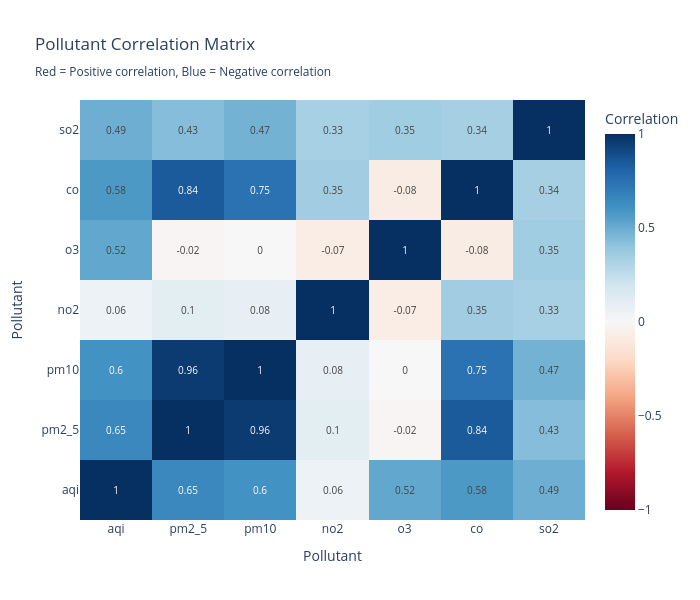

Notebook cell for this chart:
### Markdown cell above
## 4. Correlation Analysis 🔍

### Code cell
# Correlation matrix
pollutants = ['aqi', 'pm2_5', 'pm10', 'no2', 'o3', 'co', 'so2']
corr_matrix = df[pollutants].corr()

# Interactive correlation heatmap
fig = go.Figure(data=go.Heatmap(
    z=corr_matrix.values,
    x=corr_matrix.columns,
    y=corr_matrix.columns,
    colorscale='RdBu',
    zmid=0,
    text=corr_matrix.values.round(2),
    texttemplate='%{text}',
    textfont={"size": 10},
    colorbar=dict(title="Correlation")
))

fig.update_layout(
    title='Pollutant Correlation Matrix<br><sub>Red = Positive correlation, Blue = Negative correlation</sub>',
    xaxis_title='Pollutant',
    yaxis_title='Pollutant',
    height=600,
    width=700
)

fig.show()

# Print strong correlations
print("\n🔍 STRONG CORRELATIONS (|r| > 0.6):")
print("=" * 60)
strong_corr = []
for i in range(len(corr_matrix.columns)):
    for j in range(i+1, len(corr_matrix.columns)):
        corr_val = corr_matrix.iloc[i, j]
        if abs(corr_val) > 0.6:
            var1 = corr_matrix.columns[i]
            var2 = corr_matrix.columns[j]
            strength = "Very Strong" if abs(corr_val) > 0.8 else "Strong"
            direction = "Positive" if corr_val > 0 else "Negative"
            print(f"   {var1} ↔ {var2}: r = {corr_val:.3f} ({strength} {direction})")
            strong_corr.append((var1, var2, corr_val))

if not strong_corr:
    print("   No correlations above 0.6 threshold")

### Figure 1 — Plotly figure (JSON) as saved in the notebook; plotly's stock layout.template omitted (floating-point values rounded to 4 significant figures)
{"data": [{"colorbar": {"title": {"text": "Correlation"}}, "colorscale": [[0, "rgb(103,0,31)"], [0.1, "rgb(178,24,43)"], [0.2, "rgb(214,96,77)"], [0.3, "rgb(244,165,130)"], [0.4, "rgb(253,219,199)"], [0.5, "rgb(247,247,247)"], [0.6, "rgb(209,229,240)"], [0.7, "rgb(146,197,222)"], [0.8, "rgb(67,147,195)"], [0.9, "rgb(33,102,172)"], [1, "rgb(5,48,97)"]], "text": [[1.0, 0.65, 0.6, 0.06, 0.52, 0.58, 0.49], [0.65, 1.0, 0.96, 0.1, -0.02, 0.84, 0.43], [0.6, 0.96, 1.0, 0.08, 0.0, 0.75, 0.47], [0.06, 0.1, 0.08, 1.0, -0.07, 0.35, 0.33], [0.52, -0.02, 0.0, -0.07, 1.0, -0.08, 0.35], [0.58, 0.84, 0.75, 0.35, -0.08, 1.0, 0.34], [0.49, 0.43, 0.47, 0.33, 0.35, 0.34, 1.0]], "textfont": {"size": 10}, "texttemplate": "%{text}", "type": "heatmap", "x": ["aqi", "pm2_5", "pm10", "no2", "o3", "co", "so2"], "y": ["aqi", "pm2_5", "pm10", "no2", "o3", "co", "so2"], "z": [[1.0, 0.6474, 0.6042, 0.0584, 0.5218, 0.5767, 0.4915], [0.6474, 1.0, 0.9583, 0.1042, -0.01848, 0.8446, 0.4307], [0.6042, 0.9583, 1.0, 0.08358, 0.0008796, 0.7457, 0.4749], [0.0584, 0.1042, 0.08358, 1.0, -0.07356, 0.3539, 0.3304], [0.5218, -0.01848, 0.0008796, -0.07356, 1.0, -0.07611, 0.3523], [0.5767, 0.8446, 0.7457, 0.3539, -0.07611, 1.0, 0.3356], [0.4915, 0.4307, 0.4749, 0.3304, 0.3523, 0.3356, 1.0]], "zmid": 0}], "layout": {"height": 600, "title": {"text": "Pollutant Correlation Matrix<br><sub>Red = Positive correlation, Blue = Negative correlation</sub>"}, "width": 700, "xaxis": {"title": {"text": "Pollutant"}}, "yaxis": {"title": {"text": "Pollutant"}}}}
